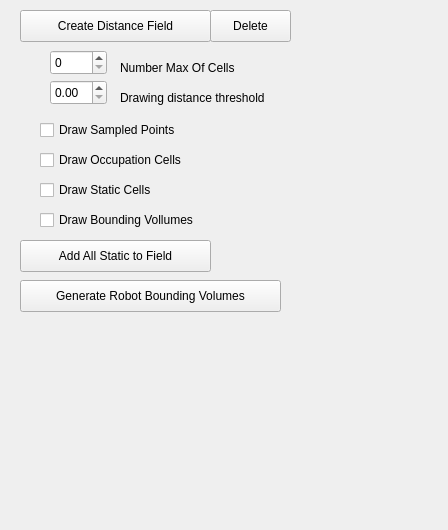
<?xml version="1.0" encoding="UTF-8"?>
<ui version="4.0">
 <class>DistFieldWidget</class>
 <widget class="QWidget" name="DistFieldWidget">
  <property name="geometry">
   <rect>
    <x>0</x>
    <y>0</y>
    <width>448</width>
    <height>530</height>
   </rect>
  </property>
  <property name="windowTitle">
   <string>Form</string>
  </property>
  <layout class="QGridLayout" name="gridLayout">
   <property name="margin">
    <number>0</number>
   </property>
   <item row="0" column="0">
    <layout class="QVBoxLayout" name="verticalLayout">
     <item>
      <widget class="QWidget" name="widget" native="true">
       <widget class="QPushButton" name="pushButtonCreateDistanceField">
        <property name="geometry">
         <rect>
          <x>20</x>
          <y>10</y>
          <width>191</width>
          <height>32</height>
         </rect>
        </property>
        <property name="text">
         <string>Create Distance Field</string>
        </property>
       </widget>
       <widget class="QCheckBox" name="checkBoxDrawOccupVoxels">
        <property name="geometry">
         <rect>
          <x>40</x>
          <y>150</y>
          <width>211</width>
          <height>20</height>
         </rect>
        </property>
        <property name="text">
         <string>Draw Occupation Cells</string>
        </property>
       </widget>
       <widget class="QCheckBox" name="checkBoxDrawSampledPoints">
        <property name="geometry">
         <rect>
          <x>40</x>
          <y>120</y>
          <width>201</width>
          <height>20</height>
         </rect>
        </property>
        <property name="text">
         <string>Draw Sampled Points</string>
        </property>
       </widget>
       <widget class="QSpinBox" name="spinBoxNbMaxCells">
        <property name="geometry">
         <rect>
          <x>50</x>
          <y>50</y>
          <width>57</width>
          <height>25</height>
         </rect>
        </property>
        <property name="maximum">
         <number>100</number>
        </property>
        <property name="singleStep">
         <number>10</number>
        </property>
       </widget>
       <widget class="QLabel" name="label">
        <property name="geometry">
         <rect>
          <x>120</x>
          <y>60</y>
          <width>161</width>
          <height>16</height>
         </rect>
        </property>
        <property name="text">
         <string>Number Max Of Cells</string>
        </property>
       </widget>
       <widget class="QPushButton" name="pushButtonAddAllPoints">
        <property name="geometry">
         <rect>
          <x>20</x>
          <y>240</y>
          <width>191</width>
          <height>32</height>
         </rect>
        </property>
        <property name="text">
         <string>Add All Static to Field</string>
        </property>
       </widget>
       <widget class="QDoubleSpinBox" name="doubleSpinBoxDrawingDistance">
        <property name="geometry">
         <rect>
          <x>50</x>
          <y>80</y>
          <width>57</width>
          <height>25</height>
         </rect>
        </property>
        <property name="maximum">
         <double>20.000000000000000</double>
        </property>
        <property name="singleStep">
         <double>0.100000000000000</double>
        </property>
       </widget>
       <widget class="QLabel" name="label_2">
        <property name="geometry">
         <rect>
          <x>120</x>
          <y>90</y>
          <width>181</width>
          <height>16</height>
         </rect>
        </property>
        <property name="text">
         <string>Drawing distance threshold</string>
        </property>
       </widget>
       <widget class="QCheckBox" name="checkBoxDrawStaticCells">
        <property name="geometry">
         <rect>
          <x>40</x>
          <y>180</y>
          <width>201</width>
          <height>20</height>
         </rect>
        </property>
        <property name="text">
         <string>Draw Static Cells</string>
        </property>
       </widget>
       <widget class="QCheckBox" name="checkBoxDrawBoundingVolumes">
        <property name="geometry">
         <rect>
          <x>40</x>
          <y>210</y>
          <width>201</width>
          <height>20</height>
         </rect>
        </property>
        <property name="text">
         <string>Draw Bounding Vollumes</string>
        </property>
       </widget>
       <widget class="QPushButton" name="pushButtonDeleteDistanceField">
        <property name="geometry">
         <rect>
          <x>210</x>
          <y>10</y>
          <width>81</width>
          <height>32</height>
         </rect>
        </property>
        <property name="text">
         <string>Delete</string>
        </property>
       </widget>
       <widget class="QPushButton" name="pushButtonGenerateRobotBoundingVolumes">
        <property name="geometry">
         <rect>
          <x>20</x>
          <y>280</y>
          <width>261</width>
          <height>32</height>
         </rect>
        </property>
        <property name="text">
         <string>Generate Robot Bounding Volumes</string>
        </property>
       </widget>
      </widget>
     </item>
    </layout>
   </item>
  </layout>
 </widget>
 <resources/>
 <connections/>
</ui>
